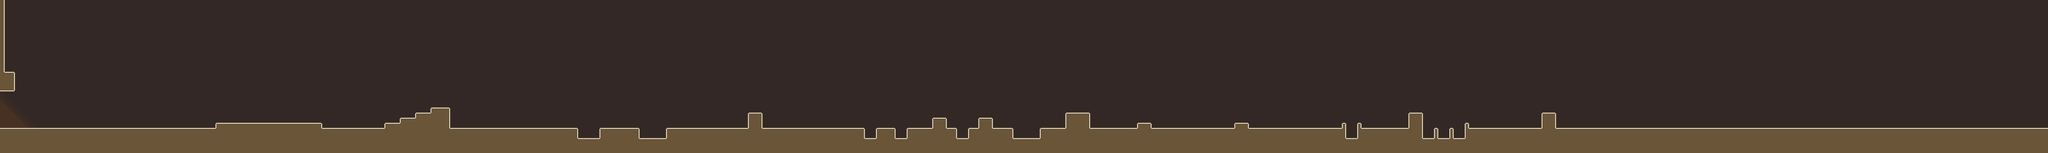

A 2D game scene composited from a Tiled map and its tileset images. What follows is a short description and the map's XML, with each tile layer's data collapsed to a summary:
An orthogonal 400x30 tile map with 8x8 px tiles, 1 tile layer (tile), 4 tilesets and 39 objects (19x text, 9x turret, 6x lil_tank, 3x checkpoint, exit, ...).

<map version="1.0" orientation="orthogonal" renderorder="right-down" width="400" height="30" tilewidth="8" tileheight="8" backgroundcolor="#332825" nextobjectid="60">
 <tileset firstgid="1" name="atlas" tilewidth="8" tileheight="8" tilecount="4096">
  <image source="../atlas.bmp" trans="ff00ff" width="512" height="512" />
  <terraintypes>
   <terrain name="floor" tile="84" />
  </terraintypes>
  <tile id="79" terrain="0,0,0,0" />
  <tile id="80" terrain="0,0,0,0" />
  <tile id="81" terrain="0,0,0,0" />
  <tile id="82" terrain="0,0,0,0" />
  <tile id="83" terrain="0,0,0,0" />
  <tile id="84" terrain="0,0,0,0" />
  <tile id="85" terrain="0,0,0,0" />
  <tile id="86" terrain="0,0,0,0" />
  <tile id="87" terrain="0,0,0,0" />
  <tile id="143" terrain="0,0,0,0" />
  <tile id="144" terrain="0,0,0,0" />
  <tile id="145" terrain="0,0,0,0" />
  <tile id="146" terrain="0,0,0,0" />
  <tile id="147" terrain="0,0,0,0" />
  <tile id="148" terrain="0,0,0,0" />
  <tile id="149" terrain="0,0,0,0" />
  <tile id="150" terrain="0,0,0,0" />
  <tile id="207" terrain="0,0,0,0" />
  <tile id="208" terrain="0,0,0,0" />
  <tile id="209" terrain="0,0,0,0" />
  <tile id="210" terrain="0,0,0,0" />
  <tile id="211" terrain="0,0,0,0" />
  <tile id="212" terrain="0,0,0,0" />
  <tile id="213" terrain="0,0,0,0" />
  <tile id="214" terrain="0,0,0,0" />
  <tile id="275" terrain="0,0,0,0" />
  <tile id="278" terrain="0,0,0,0" />
 </tileset>
 <tileset firstgid="4097" name="atlas-16" tilewidth="16" tileheight="16" tilecount="1024">
  <image source="../atlas.bmp" trans="ff00ff" width="512" height="512" />
 </tileset>
 <tileset firstgid="5121" name="atlas-32x8" tilewidth="32" tileheight="8" tilecount="1024">
  <image source="../atlas.bmp" trans="ff00ff" width="512" height="512" />
 </tileset>
 <tileset firstgid="6145" name="atlas-32x16" tilewidth="32" tileheight="16" tilecount="512">
  <image source="../atlas.bmp" trans="ff00ff" width="512" height="512" />
 </tileset>
 <layer name="tile" width="400" height="30">
  <data>[12000 cells, 2116 non-empty, 19 distinct tile ids]</data>
 </layer>
 <objectgroup name="obj">
  <object id="1" name="text_0" type="text" gid="5152" x="8" y="200" width="24" height="72">
   <properties>
    <property name="repeat" value="f" />
    <property name="string" value="&quot;LET'S MOVE OUT!\nREMEMBER TO ALTERNATE BETWEEN YOUR LEGS, OTHERWISE YOU'LL BE STUCK IN PLACE.\nUSE 'F' AND 'J' (OR A GAMEPAD'S SHOULDERS BUTTONS) TO MOVE!&quot;" />
    <property name="ttl" value="3000" />
   </properties>
  </object>
  <object id="6" name="text_1" type="text" gid="5152" x="24" y="200" width="24" height="64">
   <properties>
    <property name="repeat" value="f" />
    <property name="string" value="&quot;TRY TO KEEP AT STEADY PACE.\nTHE MECHA REACTS WHEN YOU GUYS ARE IN SYNC WITH EACH OTHER.&quot;" />
    <property name="ttl" value="1500" />
   </properties>
  </object>
  <object id="7" name="text_2" type="text" gid="5152" x="40" y="200" width="24" height="56">
   <properties>
    <property name="repeat" value="f" />
    <property name="string" value="&quot;THIS AREA SEEMS SAFE...\nLET'S KEEP THOSE FANCY SYSTEMS DOWN WHILE YOU GUYS PRACTICE FOR A WHILE.&quot;" />
    <property name="ttl" value="1500" />
   </properties>
  </object>
  <object id="8" name="text_3" type="text" gid="5152" x="304" y="200" width="24" height="64">
   <properties>
    <property name="repeat" value="f" />
    <property name="string" value="&quot;WHAT ABOUT THAT SMALL STEP? IF THAT WERE A ISSUE YOU GUYS WOULDN'T EVEN HAVE GOTTEN HERE!\nSTOP COMPLAINING AND MOVE!&quot;" />
    <property name="ttl" value="2250" />
   </properties>
  </object>
  <object id="9" name="text_4" type="text" gid="5152" x="504" y="200" width="24" height="64">
   <properties>
    <property name="repeat" value="f" />
    <property name="string" value="&quot;FAIR ENOUGH... IT'S NOT A SMALL STEP, BUT IT'S STILL ONLY A SMALL STAIR.&quot;" />
    <property name="ttl" value="1500" />
   </properties>
  </object>
  </objectgroup>
</map>
<!-- 34 of 39 objects omitted -->
